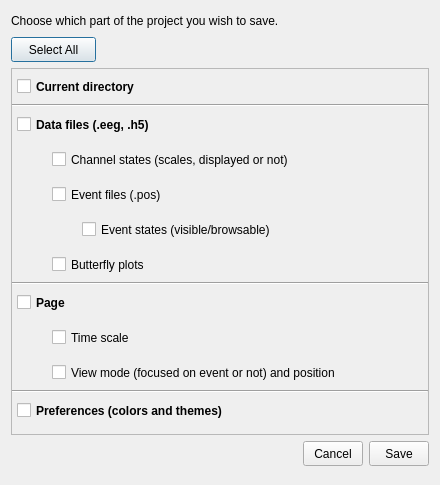
<?xml version="1.0" encoding="UTF-8"?>
<ui version="4.0">
 <class>SaveProjectWindow</class>
 <widget class="QDialog" name="SaveProjectWindow">
  <property name="geometry">
   <rect>
    <x>0</x>
    <y>0</y>
    <width>440</width>
    <height>485</height>
   </rect>
  </property>
  <property name="minimumSize">
   <size>
    <width>440</width>
    <height>485</height>
   </size>
  </property>
  <property name="windowTitle">
   <string>Dialog</string>
  </property>
  <layout class="QVBoxLayout" name="verticalLayout">
   <item>
    <layout class="QHBoxLayout" name="horizontalLayout_2">
     <item>
      <widget class="QLabel" name="label">
       <property name="text">
        <string>Choose which part of the project you wish to save.</string>
       </property>
      </widget>
     </item>
     <item>
      <spacer name="horizontalSpacer_2">
       <property name="orientation">
        <enum>Qt::Horizontal</enum>
       </property>
       <property name="sizeHint" stdset="0">
        <size>
         <width>40</width>
         <height>20</height>
        </size>
       </property>
      </spacer>
     </item>
    </layout>
   </item>
   <item>
    <layout class="QHBoxLayout" name="horizontalLayout_3">
     <item>
      <widget class="QPushButton" name="selectAllButton">
       <property name="minimumSize">
        <size>
         <width>85</width>
         <height>25</height>
        </size>
       </property>
       <property name="maximumSize">
        <size>
         <width>85</width>
         <height>25</height>
        </size>
       </property>
       <property name="text">
        <string>Select All</string>
       </property>
      </widget>
     </item>
     <item>
      <spacer name="horizontalSpacer_3">
       <property name="orientation">
        <enum>Qt::Horizontal</enum>
       </property>
       <property name="sizeHint" stdset="0">
        <size>
         <width>40</width>
         <height>20</height>
        </size>
       </property>
      </spacer>
     </item>
    </layout>
   </item>
   <item>
    <widget class="QFrame" name="frame">
     <property name="minimumSize">
      <size>
       <width>400</width>
       <height>0</height>
      </size>
     </property>
     <property name="maximumSize">
      <size>
       <width>16777215</width>
       <height>400</height>
      </size>
     </property>
     <property name="frameShape">
      <enum>QFrame::StyledPanel</enum>
     </property>
     <property name="frameShadow">
      <enum>QFrame::Raised</enum>
     </property>
     <layout class="QVBoxLayout" name="verticalLayout_2">
      <property name="spacing">
       <number>0</number>
      </property>
      <property name="leftMargin">
       <number>0</number>
      </property>
      <property name="topMargin">
       <number>0</number>
      </property>
      <property name="rightMargin">
       <number>0</number>
      </property>
      <property name="bottomMargin">
       <number>0</number>
      </property>
      <item>
       <layout class="QHBoxLayout" name="horizontalLayout_4">
        <property name="spacing">
         <number>5</number>
        </property>
        <property name="leftMargin">
         <number>5</number>
        </property>
        <property name="topMargin">
         <number>5</number>
        </property>
        <property name="rightMargin">
         <number>5</number>
        </property>
        <property name="bottomMargin">
         <number>5</number>
        </property>
        <item>
         <widget class="QCheckBox" name="currentDirectoryCheckbox">
          <property name="minimumSize">
           <size>
            <width>0</width>
            <height>25</height>
           </size>
          </property>
          <property name="maximumSize">
           <size>
            <width>16777215</width>
            <height>25</height>
           </size>
          </property>
          <property name="font">
           <font>
            <weight>75</weight>
            <bold>true</bold>
           </font>
          </property>
          <property name="text">
           <string>Current directory</string>
          </property>
          <property name="checked">
           <bool>false</bool>
          </property>
         </widget>
        </item>
        <item>
         <spacer name="horizontalSpacer_4">
          <property name="orientation">
           <enum>Qt::Horizontal</enum>
          </property>
          <property name="sizeHint" stdset="0">
           <size>
            <width>40</width>
            <height>20</height>
           </size>
          </property>
         </spacer>
        </item>
       </layout>
      </item>
      <item>
       <widget class="Line" name="line">
        <property name="minimumSize">
         <size>
          <width>352</width>
          <height>0</height>
         </size>
        </property>
        <property name="orientation">
         <enum>Qt::Horizontal</enum>
        </property>
       </widget>
      </item>
      <item>
       <layout class="QHBoxLayout" name="horizontalLayout_5">
        <property name="spacing">
         <number>5</number>
        </property>
        <property name="leftMargin">
         <number>5</number>
        </property>
        <property name="topMargin">
         <number>5</number>
        </property>
        <property name="rightMargin">
         <number>5</number>
        </property>
        <property name="bottomMargin">
         <number>5</number>
        </property>
        <item>
         <widget class="QCheckBox" name="dataFilesCheckbox">
          <property name="minimumSize">
           <size>
            <width>0</width>
            <height>25</height>
           </size>
          </property>
          <property name="maximumSize">
           <size>
            <width>16777215</width>
            <height>25</height>
           </size>
          </property>
          <property name="font">
           <font>
            <weight>75</weight>
            <bold>true</bold>
           </font>
          </property>
          <property name="text">
           <string>Data files (.eeg, .h5)</string>
          </property>
          <property name="checked">
           <bool>false</bool>
          </property>
         </widget>
        </item>
        <item>
         <spacer name="horizontalSpacer_5">
          <property name="orientation">
           <enum>Qt::Horizontal</enum>
          </property>
          <property name="sizeHint" stdset="0">
           <size>
            <width>40</width>
            <height>20</height>
           </size>
          </property>
         </spacer>
        </item>
       </layout>
      </item>
      <item>
       <layout class="QHBoxLayout" name="horizontalLayout_6">
        <property name="spacing">
         <number>5</number>
        </property>
        <property name="leftMargin">
         <number>5</number>
        </property>
        <property name="topMargin">
         <number>5</number>
        </property>
        <property name="rightMargin">
         <number>5</number>
        </property>
        <property name="bottomMargin">
         <number>5</number>
        </property>
        <item>
         <widget class="QLabel" name="label_2">
          <property name="minimumSize">
           <size>
            <width>30</width>
            <height>0</height>
           </size>
          </property>
          <property name="maximumSize">
           <size>
            <width>30</width>
            <height>16777215</height>
           </size>
          </property>
          <property name="text">
           <string/>
          </property>
         </widget>
        </item>
        <item>
         <widget class="QCheckBox" name="channelStateCheckbox">
          <property name="minimumSize">
           <size>
            <width>0</width>
            <height>25</height>
           </size>
          </property>
          <property name="maximumSize">
           <size>
            <width>16777215</width>
            <height>25</height>
           </size>
          </property>
          <property name="font">
           <font>
            <weight>50</weight>
            <bold>false</bold>
           </font>
          </property>
          <property name="text">
           <string>Channel states (scales, displayed or not)</string>
          </property>
         </widget>
        </item>
        <item>
         <spacer name="horizontalSpacer_6">
          <property name="orientation">
           <enum>Qt::Horizontal</enum>
          </property>
          <property name="sizeHint" stdset="0">
           <size>
            <width>40</width>
            <height>20</height>
           </size>
          </property>
         </spacer>
        </item>
       </layout>
      </item>
      <item>
       <layout class="QHBoxLayout" name="horizontalLayout_7">
        <property name="spacing">
         <number>5</number>
        </property>
        <property name="leftMargin">
         <number>5</number>
        </property>
        <property name="topMargin">
         <number>5</number>
        </property>
        <property name="rightMargin">
         <number>5</number>
        </property>
        <property name="bottomMargin">
         <number>5</number>
        </property>
        <item>
         <widget class="QLabel" name="label_3">
          <property name="minimumSize">
           <size>
            <width>30</width>
            <height>0</height>
           </size>
          </property>
          <property name="maximumSize">
           <size>
            <width>30</width>
            <height>16777215</height>
           </size>
          </property>
          <property name="text">
           <string/>
          </property>
         </widget>
        </item>
        <item>
         <widget class="QCheckBox" name="eventFilesCheckbox">
          <property name="minimumSize">
           <size>
            <width>0</width>
            <height>25</height>
           </size>
          </property>
          <property name="maximumSize">
           <size>
            <width>16777215</width>
            <height>25</height>
           </size>
          </property>
          <property name="font">
           <font>
            <weight>50</weight>
            <bold>false</bold>
           </font>
          </property>
          <property name="text">
           <string>Event files (.pos)</string>
          </property>
         </widget>
        </item>
        <item>
         <spacer name="horizontalSpacer_7">
          <property name="orientation">
           <enum>Qt::Horizontal</enum>
          </property>
          <property name="sizeHint" stdset="0">
           <size>
            <width>40</width>
            <height>20</height>
           </size>
          </property>
         </spacer>
        </item>
       </layout>
      </item>
      <item>
       <layout class="QHBoxLayout" name="horizontalLayout_8">
        <property name="spacing">
         <number>5</number>
        </property>
        <property name="leftMargin">
         <number>5</number>
        </property>
        <property name="topMargin">
         <number>5</number>
        </property>
        <property name="rightMargin">
         <number>5</number>
        </property>
        <property name="bottomMargin">
         <number>5</number>
        </property>
        <item>
         <widget class="QLabel" name="label_4">
          <property name="minimumSize">
           <size>
            <width>60</width>
            <height>0</height>
           </size>
          </property>
          <property name="maximumSize">
           <size>
            <width>60</width>
            <height>16777215</height>
           </size>
          </property>
          <property name="text">
           <string/>
          </property>
         </widget>
        </item>
        <item>
         <widget class="QCheckBox" name="eventStatesCheckbox">
          <property name="minimumSize">
           <size>
            <width>0</width>
            <height>25</height>
           </size>
          </property>
          <property name="maximumSize">
           <size>
            <width>16777215</width>
            <height>25</height>
           </size>
          </property>
          <property name="font">
           <font>
            <weight>50</weight>
            <bold>false</bold>
           </font>
          </property>
          <property name="text">
           <string>Event states (visible/browsable)</string>
          </property>
         </widget>
        </item>
        <item>
         <spacer name="horizontalSpacer_8">
          <property name="orientation">
           <enum>Qt::Horizontal</enum>
          </property>
          <property name="sizeHint" stdset="0">
           <size>
            <width>40</width>
            <height>20</height>
           </size>
          </property>
         </spacer>
        </item>
       </layout>
      </item>
      <item>
       <layout class="QHBoxLayout" name="horizontalLayout_10">
        <property name="spacing">
         <number>5</number>
        </property>
        <property name="leftMargin">
         <number>5</number>
        </property>
        <property name="topMargin">
         <number>5</number>
        </property>
        <property name="rightMargin">
         <number>5</number>
        </property>
        <property name="bottomMargin">
         <number>5</number>
        </property>
        <item>
         <widget class="QLabel" name="label_6">
          <property name="minimumSize">
           <size>
            <width>30</width>
            <height>0</height>
           </size>
          </property>
          <property name="maximumSize">
           <size>
            <width>30</width>
            <height>16777215</height>
           </size>
          </property>
          <property name="text">
           <string/>
          </property>
         </widget>
        </item>
        <item>
         <widget class="QCheckBox" name="butterflyCheckbox">
          <property name="minimumSize">
           <size>
            <width>0</width>
            <height>25</height>
           </size>
          </property>
          <property name="maximumSize">
           <size>
            <width>16777215</width>
            <height>25</height>
           </size>
          </property>
          <property name="font">
           <font>
            <weight>50</weight>
            <bold>false</bold>
           </font>
          </property>
          <property name="text">
           <string>Butterfly plots</string>
          </property>
         </widget>
        </item>
        <item>
         <spacer name="horizontalSpacer_10">
          <property name="orientation">
           <enum>Qt::Horizontal</enum>
          </property>
          <property name="sizeHint" stdset="0">
           <size>
            <width>40</width>
            <height>20</height>
           </size>
          </property>
         </spacer>
        </item>
       </layout>
      </item>
      <item>
       <widget class="Line" name="line_2">
        <property name="minimumSize">
         <size>
          <width>352</width>
          <height>0</height>
         </size>
        </property>
        <property name="orientation">
         <enum>Qt::Horizontal</enum>
        </property>
       </widget>
      </item>
      <item>
       <layout class="QHBoxLayout" name="horizontalLayout_11">
        <property name="spacing">
         <number>5</number>
        </property>
        <property name="leftMargin">
         <number>5</number>
        </property>
        <property name="topMargin">
         <number>5</number>
        </property>
        <property name="rightMargin">
         <number>5</number>
        </property>
        <property name="bottomMargin">
         <number>5</number>
        </property>
        <item>
         <widget class="QCheckBox" name="pageCheckbox">
          <property name="minimumSize">
           <size>
            <width>0</width>
            <height>25</height>
           </size>
          </property>
          <property name="maximumSize">
           <size>
            <width>16777215</width>
            <height>25</height>
           </size>
          </property>
          <property name="font">
           <font>
            <weight>75</weight>
            <bold>true</bold>
           </font>
          </property>
          <property name="text">
           <string>Page</string>
          </property>
         </widget>
        </item>
        <item>
         <spacer name="horizontalSpacer_11">
          <property name="orientation">
           <enum>Qt::Horizontal</enum>
          </property>
          <property name="sizeHint" stdset="0">
           <size>
            <width>40</width>
            <height>20</height>
           </size>
          </property>
         </spacer>
        </item>
       </layout>
      </item>
      <item>
       <layout class="QHBoxLayout" name="horizontalLayout_12">
        <property name="spacing">
         <number>5</number>
        </property>
        <property name="leftMargin">
         <number>5</number>
        </property>
        <property name="topMargin">
         <number>5</number>
        </property>
        <property name="rightMargin">
         <number>5</number>
        </property>
        <property name="bottomMargin">
         <number>5</number>
        </property>
        <item>
         <widget class="QLabel" name="label_7">
          <property name="minimumSize">
           <size>
            <width>30</width>
            <height>0</height>
           </size>
          </property>
          <property name="maximumSize">
           <size>
            <width>30</width>
            <height>16777215</height>
           </size>
          </property>
          <property name="text">
           <string/>
          </property>
         </widget>
        </item>
        <item>
         <widget class="QCheckBox" name="timeScaleCheckbox">
          <property name="minimumSize">
           <size>
            <width>0</width>
            <height>25</height>
           </size>
          </property>
          <property name="maximumSize">
           <size>
            <width>16777215</width>
            <height>25</height>
           </size>
          </property>
          <property name="font">
           <font>
            <weight>50</weight>
            <bold>false</bold>
           </font>
          </property>
          <property name="text">
           <string>Time scale</string>
          </property>
         </widget>
        </item>
        <item>
         <spacer name="horizontalSpacer_12">
          <property name="orientation">
           <enum>Qt::Horizontal</enum>
          </property>
          <property name="sizeHint" stdset="0">
           <size>
            <width>40</width>
            <height>20</height>
           </size>
          </property>
         </spacer>
        </item>
       </layout>
      </item>
      <item>
       <layout class="QHBoxLayout" name="horizontalLayout_13">
        <property name="spacing">
         <number>5</number>
        </property>
        <property name="leftMargin">
         <number>5</number>
        </property>
        <property name="topMargin">
         <number>5</number>
        </property>
        <property name="rightMargin">
         <number>5</number>
        </property>
        <property name="bottomMargin">
         <number>5</number>
        </property>
        <item>
         <widget class="QLabel" name="label_8">
          <property name="minimumSize">
           <size>
            <width>30</width>
            <height>0</height>
           </size>
          </property>
          <property name="maximumSize">
           <size>
            <width>30</width>
            <height>16777215</height>
           </size>
          </property>
          <property name="text">
           <string/>
          </property>
         </widget>
        </item>
        <item>
         <widget class="QCheckBox" name="viewCheckbox">
          <property name="minimumSize">
           <size>
            <width>0</width>
            <height>25</height>
           </size>
          </property>
          <property name="maximumSize">
           <size>
            <width>16777215</width>
            <height>25</height>
           </size>
          </property>
          <property name="font">
           <font>
            <weight>50</weight>
            <bold>false</bold>
           </font>
          </property>
          <property name="text">
           <string>View mode (focused on event or not) and position</string>
          </property>
         </widget>
        </item>
        <item>
         <spacer name="horizontalSpacer_13">
          <property name="orientation">
           <enum>Qt::Horizontal</enum>
          </property>
          <property name="sizeHint" stdset="0">
           <size>
            <width>40</width>
            <height>20</height>
           </size>
          </property>
         </spacer>
        </item>
       </layout>
      </item>
      <item>
       <widget class="Line" name="line_3">
        <property name="orientation">
         <enum>Qt::Horizontal</enum>
        </property>
       </widget>
      </item>
      <item>
       <layout class="QHBoxLayout" name="horizontalLayout_14">
        <property name="spacing">
         <number>5</number>
        </property>
        <property name="leftMargin">
         <number>5</number>
        </property>
        <property name="topMargin">
         <number>5</number>
        </property>
        <property name="rightMargin">
         <number>5</number>
        </property>
        <property name="bottomMargin">
         <number>5</number>
        </property>
        <item>
         <widget class="QCheckBox" name="preferenceCheckbox">
          <property name="minimumSize">
           <size>
            <width>0</width>
            <height>25</height>
           </size>
          </property>
          <property name="maximumSize">
           <size>
            <width>16777215</width>
            <height>25</height>
           </size>
          </property>
          <property name="font">
           <font>
            <weight>75</weight>
            <bold>true</bold>
           </font>
          </property>
          <property name="text">
           <string>Preferences (colors and themes)</string>
          </property>
         </widget>
        </item>
        <item>
         <spacer name="horizontalSpacer_14">
          <property name="orientation">
           <enum>Qt::Horizontal</enum>
          </property>
          <property name="sizeHint" stdset="0">
           <size>
            <width>40</width>
            <height>20</height>
           </size>
          </property>
         </spacer>
        </item>
       </layout>
      </item>
      <item>
       <spacer name="verticalSpacer">
        <property name="orientation">
         <enum>Qt::Vertical</enum>
        </property>
        <property name="sizeHint" stdset="0">
         <size>
          <width>20</width>
          <height>40</height>
         </size>
        </property>
       </spacer>
      </item>
     </layout>
    </widget>
   </item>
   <item>
    <layout class="QHBoxLayout" name="horizontalLayout">
     <item>
      <spacer name="horizontalSpacer">
       <property name="orientation">
        <enum>Qt::Horizontal</enum>
       </property>
       <property name="sizeHint" stdset="0">
        <size>
         <width>40</width>
         <height>20</height>
        </size>
       </property>
      </spacer>
     </item>
     <item>
      <widget class="QPushButton" name="cancelButton">
       <property name="minimumSize">
        <size>
         <width>60</width>
         <height>25</height>
        </size>
       </property>
       <property name="maximumSize">
        <size>
         <width>60</width>
         <height>25</height>
        </size>
       </property>
       <property name="text">
        <string>Cancel</string>
       </property>
      </widget>
     </item>
     <item>
      <widget class="QPushButton" name="saveButton">
       <property name="minimumSize">
        <size>
         <width>60</width>
         <height>25</height>
        </size>
       </property>
       <property name="maximumSize">
        <size>
         <width>60</width>
         <height>25</height>
        </size>
       </property>
       <property name="text">
        <string>Save</string>
       </property>
      </widget>
     </item>
    </layout>
   </item>
   <item>
    <spacer name="verticalSpacer_2">
     <property name="orientation">
      <enum>Qt::Vertical</enum>
     </property>
     <property name="sizeHint" stdset="0">
      <size>
       <width>20</width>
       <height>40</height>
      </size>
     </property>
    </spacer>
   </item>
  </layout>
 </widget>
 <resources/>
 <connections/>
</ui>
